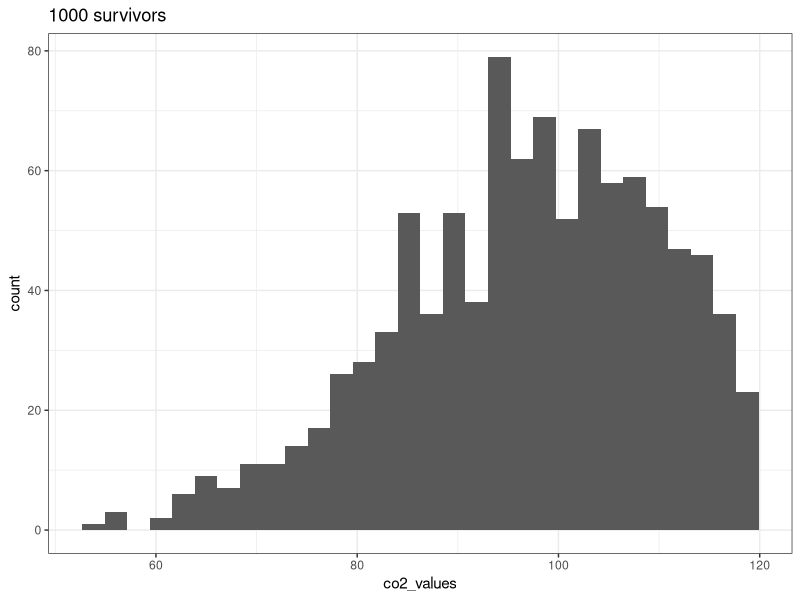

This chart was generated by the following R code:
## ---- chunk 1
set.seed(1)
co2_values = c()
while(length(co2_values) < 1000){
  sample = 121
  while(sample > 120){
    sample = rnorm(1, 100, 15)
  }
  co2_values = c(sample, co2_values)
}

library(ggplot2)
ggplot()+ geom_histogram(aes(co2_values)) + theme_bw() + labs(title = "1000 survivors")
